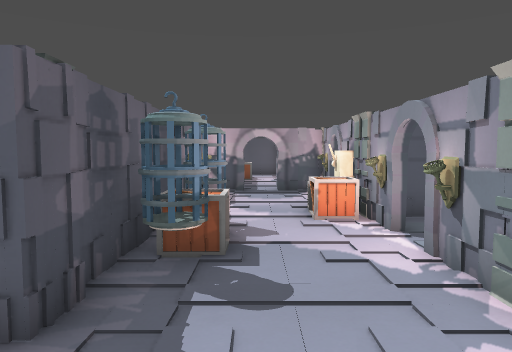
View 1 (above)

24 first-person views from a walk through a level from a Godot 3-D game. The camera is 1.5 m above the floor, tilts 4° down and sees 70° across. Doors that lead somewhere are drawn open, without their leaves. The floor is counted in squares, 1 m on a side. Each view is taken from the middle of a square. On the plan, view 1 faces up. The plan holds only what a view shows up to about 16 squares ahead; the rest is blank. The place goes on beyond the plan. Flat picture figures and markers are left out. Characters and animated objects are not drawn. Surface patterns are stand-ins for the level's own textures.

View 2
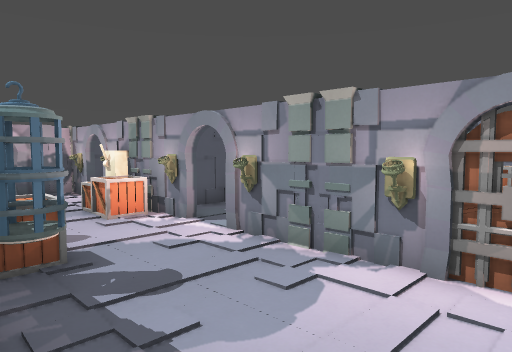

View 3
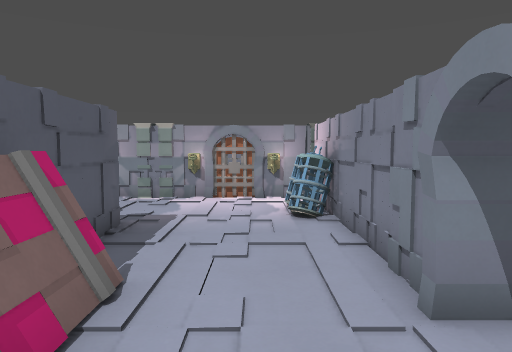

View 4
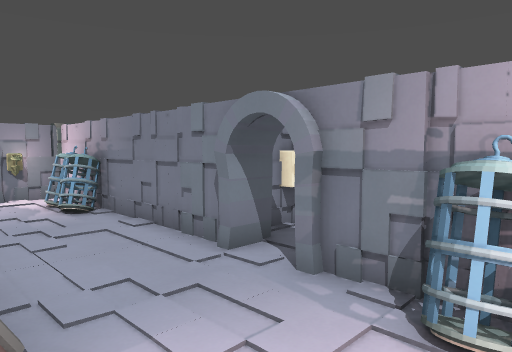

View 5
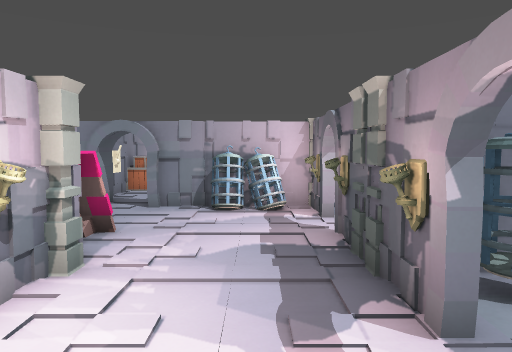

View 6
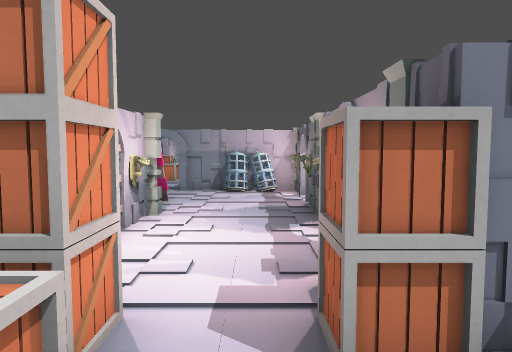

View 7
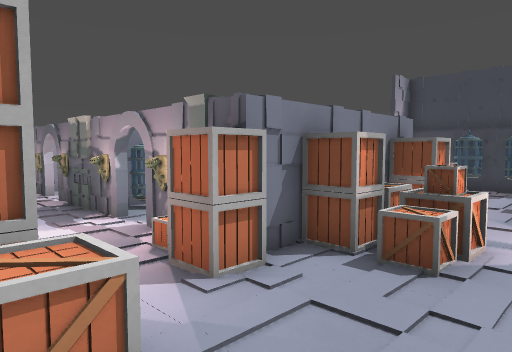

View 8
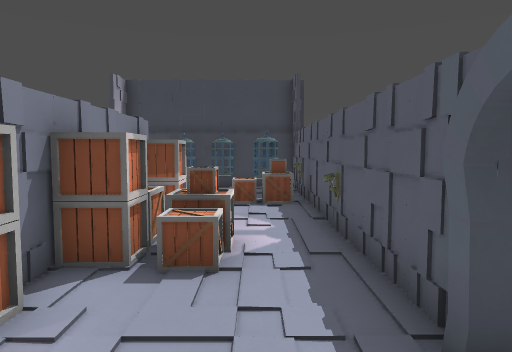

View 9
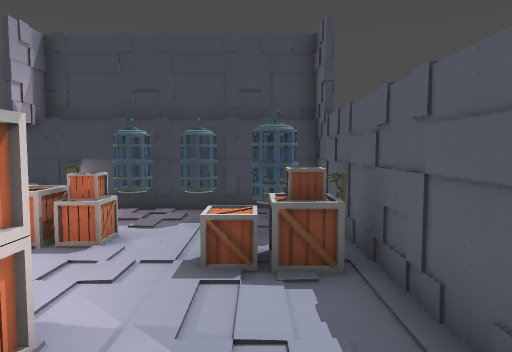

View 10
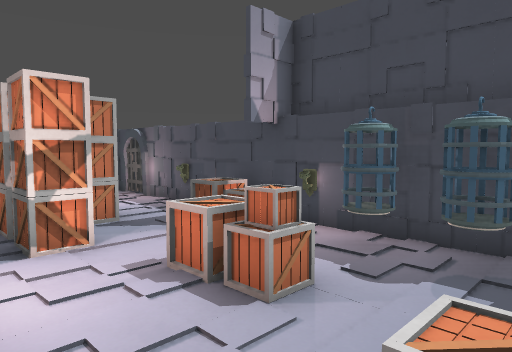

View 11
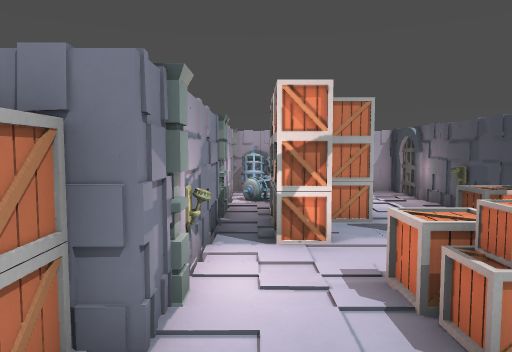

View 12
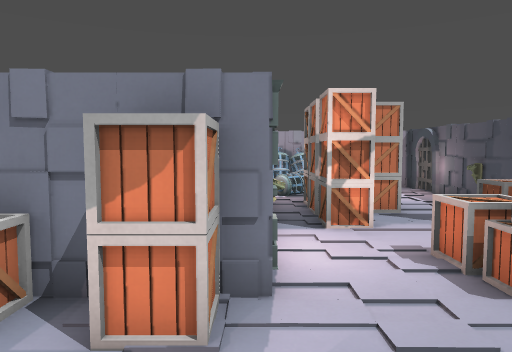

View 13
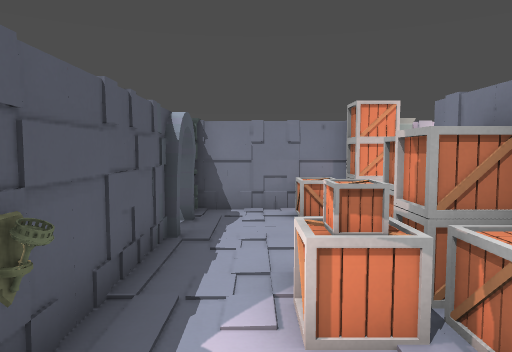

View 14
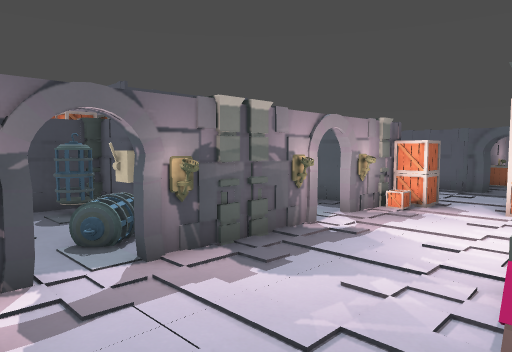

View 15
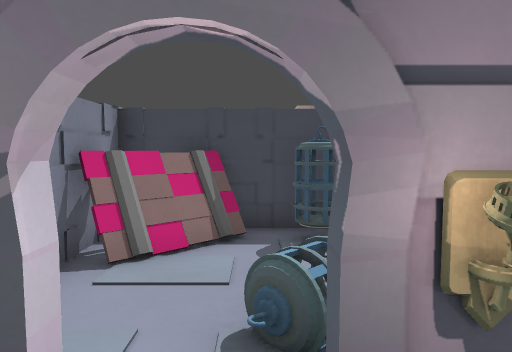

View 16
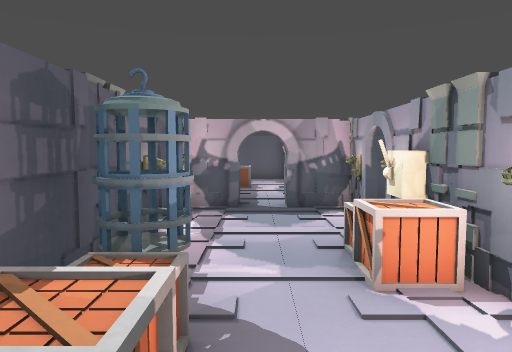

View 17
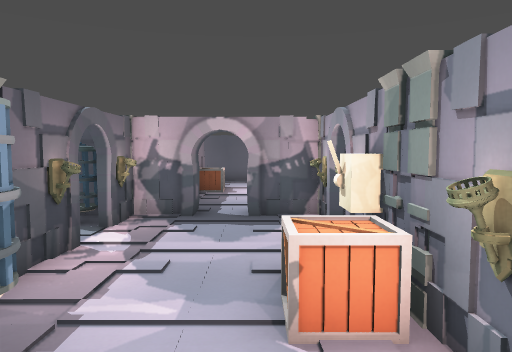

View 18
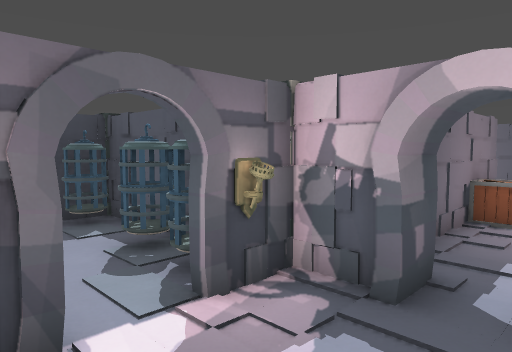

View 19
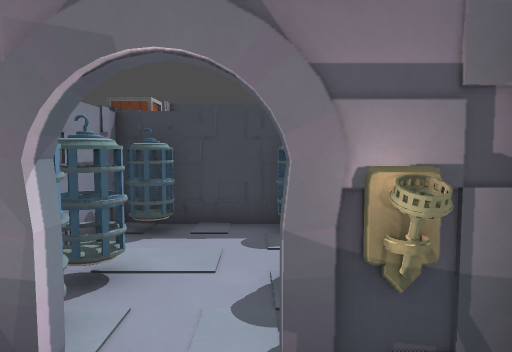

View 20
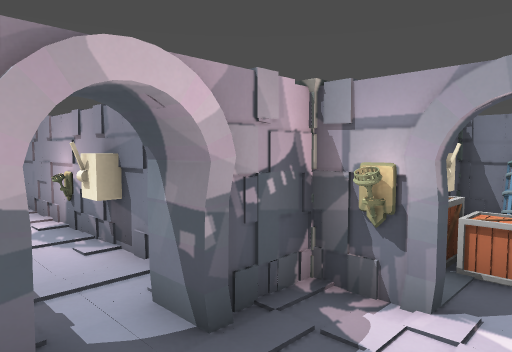

View 21
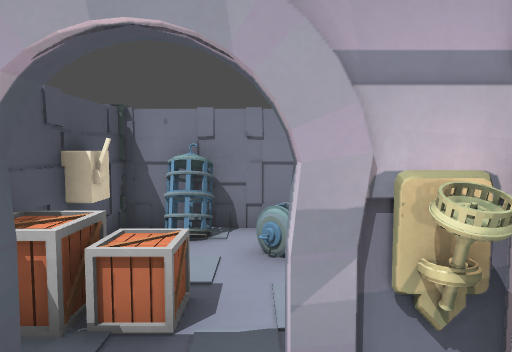

View 22
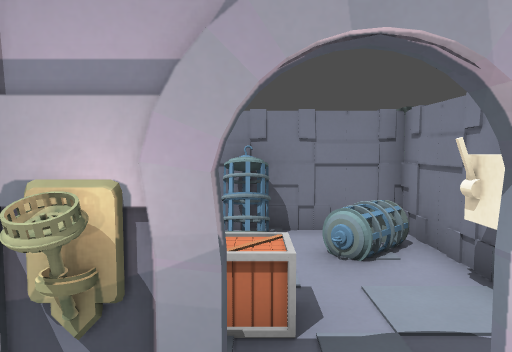

View 23
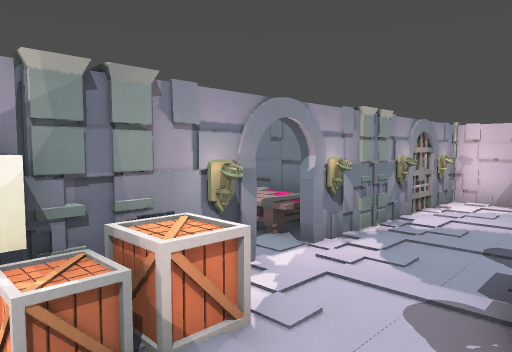

View 24
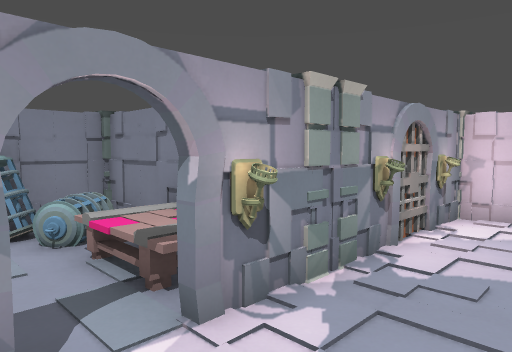

### Floor plan
Points are (right, up) in squares from view 1. A wall is a line through its corners. A room is listed if a view was taken in it or the views show most of it. See-through windows are left out.
Room 1 (views 1, 2, 3, 4, 14, 15, 16, 17, 18, 19, 20, 21, 22, 23, 24)
walls: (-1.9, 3.5) (-1.9, 2.6); (-1.6, 2.7) (-5.1, 2.7); (-1.9, 7.5) (-1.9, 4.4); (2.3, 2) (2.6, 2.2); (2.5, 6.4) (2.5, 7.6); (2.6, 7) (2.4, 7.1) (2.5, 7.4); (2.6, 7) (2.1, 7.1); (2.6, 7) (2.3, 7); (-7.5, 4.5) (-7.5, 5.4); (4, 3.6) (5.5, 3.6); (2.1, -0.5) (2.6, -0.5); (-5.6, -1.8) (2.5, -1.8) (2.5, 2.6); (-1.9, 10.9) (-1.9, 9.4); (2.5, 9.4) (2.5, 11); (-1.5, 12.7) (-2, 12.5); (-1.4, 12.7) (-1.9, 12.6); (-8.7, -1.6) (-8.2, -1.6); (-1.4, 12.8) (-1.7, 12.8) (-2, 12.6); (2.5, 12) (2.5, 13.6); (-11.2, 2.1) (-11.6, 1.8); (-11.5, 5.3) (-11.5, 4.4); (-11.5, 2.6) (-11.5, 1.3); (2.2, 12.7) (2.5, 13); (-0.6, 13.6) (-1.9, 13.6) (-1.9, 12.1); (-11.5, 7.6) (-11.5, 6.4); (-11.5, 0.3) (-11.5, -1.8) (-7.4, -1.8)
ways out: opening at (-9.5, 7) to room 2; door at (-12, 0.5) to room 3; door at (2.5, 11.5) to room 4; door at (-2, 11.5) to room 5; opening at (4, 5.7); door at (-11.5, 6); door at (-7.5, 6); door at (-7, -2); door at (0, 14); door at (2.7, 0.7); door at (3, 6)
objects: pillar (-12, 3) to (-11, 3); cage (-10, -1); cage (-9, -1); pillar (-8, 3); table (-7, 2) to (-5, 2); frame (-6, -2); other object (-2, 4); other object (-2, 8); other object (-2, 9); cage (-1, -1) to (0, -1); cage (-1, 4); crate (-1, 5); crate (-1, 6); cage (-1, 7); cage (1, -1); frame (1, 14); crate (2, 8); crate (2, 9); switch (2, 10); pillar (3, 3); pillar (3, 4); table (3, 4) to (5, 5); pillar (3, 8); pillar (3, 9)
Room 2 (views 5, 6, 7, 8, 9, 10, 11, 12, 13)
walls: (-17.1, 8.5) (-17.1, 9.3) (-14.4, 9.3); (-17.1, 4.5) (-17.1, 6.6); (-12.9, 9.3) (-11.6, 9.3); (-11.5, 9) (-11.5, 7.6); (-17.1, 1.6) (-17.1, 2.1); (-17.1, 1) (-17.1, 1.5); (-17.1, 0.1) (-17.1, 0.8); (-10.3, 13.6) (-23.2, 13.6) (-23.2, -1.8) (-22.4, -1.8); (-17.1, -0.9) (-17.1, -0.1); (-7.5, 10.5) (-7.5, 13.6); (-7.4, 10.5) (-7.4, 9.3) (-6.8, 9.3); (-19, -1.8) (-17.1, -1.8); (-6.4, 13.6) (-7.4, 13.6) (-7.4, 12.4)
ways out: opening at (-9.5, 7) to room 1; door at (-23, -0.5); door at (-10, 14)
objects: crate (-22, 5); crate (-22, 6) to (-22, 7); cage (-22, 9); cage (-22, 11); cage (-22, 12) to (-22, 13); cage (-21, 12) to (-20, 13); crate (-20, 3) to (-20, 4); crate (-20, 8); crate (-20, 9); torch (-20, 13); cage (-19, -1); cage (-19, 0) to (-18, 1); crate (-19, 3); crate (-19, 4); crate (-19, 5) to (-19, 6); crate (-19, 12); crate (-19, 13); cage (-18, -1); pillar (-17, 3); pillar (-17, 4); torch (-17, 7); pillar (-17, 8); crate (-16, 10); crate (-15, 10) to (-14, 10); torch (-15, 13); crate (-14, 11); crate (-13, 10); crate (-13, 11); pillar (-12, 8); crate (-11, 9) to (-11, 10); crate (-9, 9); crate (-9, 10) to (-8, 11); frame (-9, 14); pillar (-8, 8); other object (-8, 9); pillar (-8, 14); cage (-7, 10) to (-6, 10); cage (-7, 13) to (-6, 13)
Room 3 (no view inside)
walls: (-15.4, 3) (-16.5, 3); (-17, 2.5) (-17, -1.7) (-14.6, -1.7)
ways out: door at (-12, 0.5) to room 1
objects: table (-16, -1) to (-15, 0); cage (-16, 2); cage (-14, 1) to (-13, 2); pillar (-12, -2); pillar (-12, 4)
Room 4 (no view inside)
walls: (5.1, 9.3) (7.5, 9.3); (8, 9.5) (8, 13.6) (3, 13.6)
ways out: door at (2.5, 11.5) to room 1
objects: crate (4, 12) to (5, 12); crate (4, 13) to (5, 13); cage (6, 10) to (7, 11); switch (6, 13); cage (7, 12) to (8, 13)
Room 5 (no view inside)
walls: (-7.4, 12.4) (-7.4, 10.5); (-6.4, 9.3) (-5.6, 9.3); (-2.4, 13.6) (-6.4, 13.6)
ways out: door at (-2, 11.5) to room 1
objects: cage (-5, 10) to (-4, 10); cage (-5, 12) to (-4, 13); cage (-3, 10); cage (-3, 12) to (-3, 13)

Positions as (right, up) in squares from view 1, and headings:
1: (0, 0), facing up
2: (-2, 0), facing up-right
3: (-9, 0), facing right
4: (-10, 2), facing down-right
5: (-10, 8), facing down
6: (-10, 12), facing down
7: (-8, 13), facing down-left
8: (-8, 12), facing left
9: (-14, 12), facing left
10: (-17, 12), facing down-left
11: (-18, 12), facing down
12: (-17, 13), facing down
13: (-17, 12), facing right
14: (-7, -1), facing up-left
15: (-10, 1), facing left
16: (0, 4), facing up
17: (1, 5), facing up
18: (1, 10), facing up-left
19: (0, 12), facing left
20: (-1, 11), facing up-right
21: (1, 11), facing right
22: (1, 12), facing right
23: (-1, 10), facing down-right
24: (0, 7), facing down-right
